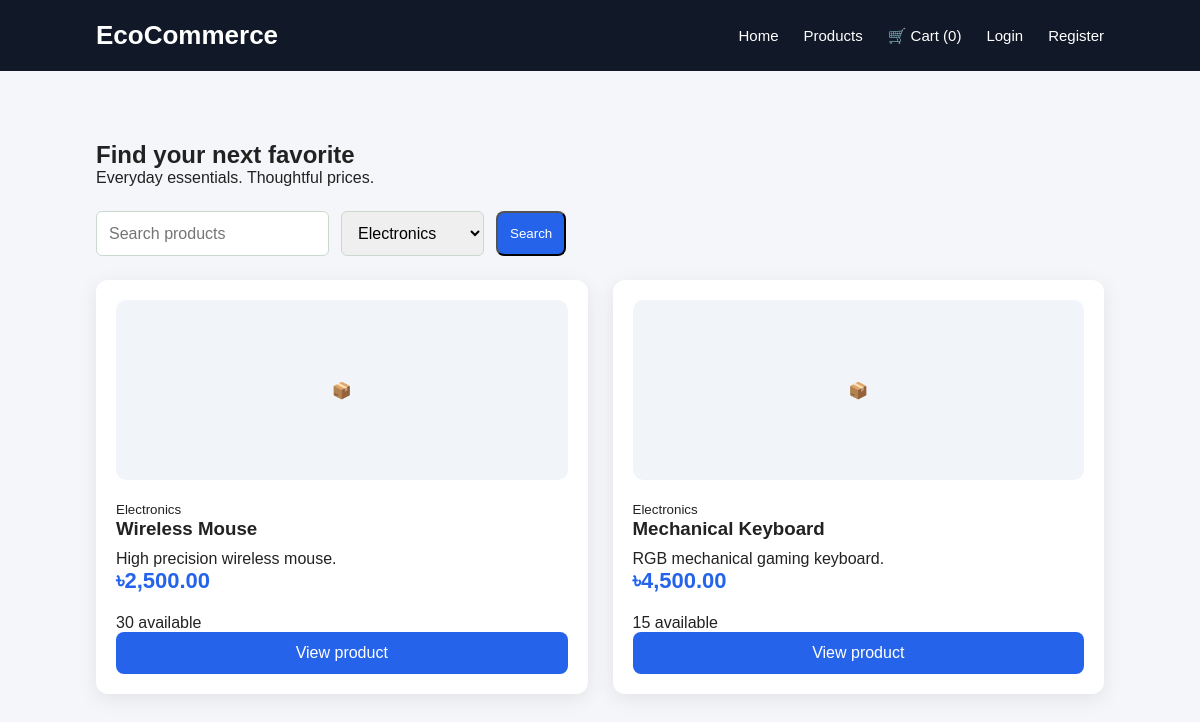
/category.php?id=1, run on the app's committed database.
### tables this page shows
CREATE TABLE IF NOT EXISTS products (
    id INT AUTO_INCREMENT PRIMARY KEY,
    category_id INT,
    name VARCHAR(200) NOT NULL,
    slug VARCHAR(220) NOT NULL UNIQUE,
    description TEXT,
    price DECIMAL(10,2) NOT NULL,
    stock INT NOT NULL DEFAULT 0,
    image VARCHAR(255),
    created_at TIMESTAMP DEFAULT CURRENT_TIMESTAMP,

    FOREIGN KEY (category_id)
        REFERENCES categories(id)
        ON DELETE SET NULL
);

CREATE TABLE IF NOT EXISTS categories (
    id INT AUTO_INCREMENT PRIMARY KEY,
    name VARCHAR(100) NOT NULL,
    slug VARCHAR(120) NOT NULL UNIQUE
);

### category.php (called while the page is built)
<?php $_GET['category']=$_GET['id']??$_GET['category']??''; require __DIR__.'/products.php';

### includes/functions.php (called while the page is built, shortened)
<?php
function e($v) { return htmlspecialchars((string)($v ?? ''), ENT_QUOTES, 'UTF-8'); }

### products.php (the view, shortened to what this page needs)
<?php require_once __DIR__.'/includes/auth.php'; require __DIR__.'/config/database.php';
$q=is_string($_GET['q']??null)?trim($_GET['q']):''; $category=filter_var($_GET['category']??null,FILTER_VALIDATE_INT);
$sql='SELECT p.*,c.name AS category_name FROM products p LEFT JOIN categories c ON c.id=p.category_id WHERE 1=1'; $args=[];
if($category){$sql.=' AND category_id=?';$args[]=$category;}
$s=$pdo->prepare($sql.' ORDER BY p.id DESC');$s->execute($args);$products=$s->fetchAll();
?><!doctype html><html lang="en"><head><meta charset="UTF-8"><meta name="viewport" content="width=device-width,initial-scale=1"><title>Shop | EcoCommerce</title><link rel="stylesheet" href="assets/css/style.css"></head><body><?php include __DIR__.'/includes/navbar.php'; ?><section class="products-section"><h1>Find your next favorite</h1><p>Everyday essentials. Thoughtful prices.</p><form method="get" class="catalog-filter"><input name="q" placeholder="Search products" value="<?= e($q) ?>"><select name="category"><option value="">All categories</option><?php foreach($pdo->query('SELECT * FROM categories ORDER BY name') as $c): ?><option value="<?= (int)$c['id'] ?>" <?= $category==$c['id']?'selected':'' ?>><?= e($c['name']) ?></option><?php endforeach ?></select><button class="product-btn">Search</button></form><div class="product-grid"><?php foreach($products as $product): ?><article class="product-card"><div class="product-image">📦</div><small><?= e($product['category_name']??'Essentials') ?></small><h3><?= e($product['name']) ?></h3><p><?= e($product['description']) ?></p><p class="price">৳<?= number_format($product['price'],2) ?></p><p><?= (int)$product['stock'] ?> available</p><a class="product-btn" href="product.php?id=<?= (int)$product['id'] ?>">View product</a></article><?php endforeach ?></div><?php if(!$products): ?><p>No products match your search. Try another category or keyword.</p><?php endif ?></section></body></html>

### assets/css/style.css (style rules this page uses)
* { margin: 0; padding: 0; box-sizing: border-box; }
html { scroll-behavior: smooth; }
body { font-family: Arial, sans-serif; background: #f5f6fa; color: #222; }
.products-section { padding: 70px 8%; }
.product-grid { display: grid; grid-template-columns: repeat(auto-fit, minmax(250px, 1fr)); gap: 25px; }
.product-card { background: white; padding: 20px; border-radius: 12px; box-shadow: 0 5px 20px rgba(0, 0, 0, 0.08); transition: 0.3s; }
.product-image { height: 180px; display: flex; justify-content: center; align-items: center; background: #f1f5f9; border-radius: 10px; margin-bottom: 20px; }
.product-card h3 { margin-bottom: 10px; }
.price { color: #2563eb; font-size: 22px; font-weight: bold; margin-bottom: 20px; }
.product-btn { display: block; padding: 12px; text-align: center; background: #2563eb; color: white; text-decoration: none; border-radius: 8px; }
.catalog-filter { display:flex;gap:12px;flex-wrap:wrap;margin:24px 0 }
.catalog-filter input,.catalog-filter select { padding:12px;border:1px solid #c9d9ce;border-radius:6px;font:inherit }
.product-grid { row-gap:24px }

### data on the page
products: category.name "Electronics", name "Wireless Mouse", description "High precision wireless mouse.", price "2,500.00", stock "30"
products: category.name "Electronics", name "Mechanical Keyboard", description "RGB mechanical gaming keyboard.", price "4,500.00", stock "15"

### other printed values
$cartCount "0"
form field category "Electronics"
